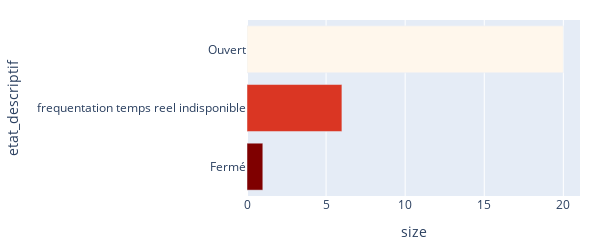

Write notebook code for a chart like this one.
### Code cell
status_bar = px.bar(etat_data, y='etat_descriptif',
            x='size' ,
            width=600,
            height=250,
            orientation='h' ,
            color = 'size' ,
            color_continuous_scale=px.colors.sequential.OrRd[::-1])
status_bar.update_layout(yaxis={'categoryorder':'total ascending'},
                  margin=dict(l=20, r=20, t=20, b=20),) 
status_bar.update_layout(coloraxis_showscale=False)
status_bar.show()

### Figure 1 — Plotly figure (JSON) as saved in the notebook; plotly's stock layout.template omitted (floating-point values rounded to 4 significant figures)
{"data": [{"alignmentgroup": "True", "hovertemplate": "size=%{marker.color}<br>etat_descriptif=%{y}<extra></extra>", "legendgroup": "", "marker": {"color": [1, 20, 6], "coloraxis": "coloraxis", "pattern": {"shape": ""}}, "name": "", "offsetgroup": "", "orientation": "h", "showlegend": false, "textposition": "auto", "type": "bar", "x": [1, 20, 6], "xaxis": "x", "y": ["Fermé", "Ouvert", "frequentation temps reel indisponible"], "yaxis": "y"}], "layout": {"barmode": "relative", "coloraxis": {"colorbar": {"title": {"text": "size"}}, "colorscale": [[0, "rgb(127,0,0)"], [0.125, "rgb(179,0,0)"], [0.25, "rgb(215,48,31)"], [0.375, "rgb(239,101,72)"], [0.5, "rgb(252,141,89)"], [0.625, "rgb(253,187,132)"], [0.75, "rgb(253,212,158)"], [0.875, "rgb(254,232,200)"], [1, "rgb(255,247,236)"]], "showscale": false}, "height": 250, "legend": {"tracegroupgap": 0}, "margin": {"b": 20, "l": 20, "r": 20, "t": 20}, "width": 600, "xaxis": {"anchor": "y", "domain": [0, 1], "title": {"text": "size"}}, "yaxis": {"anchor": "x", "categoryorder": "total ascending", "domain": [0, 1], "title": {"text": "etat_descriptif"}}}}
